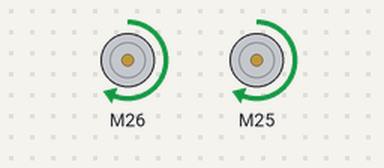
Simulated run of this program. Board: ESP32. Parts: 2 × DC motor (green arrow = forward, orange = backward, longer = faster).

Above: at 0.1 s.
At 2.1 s:
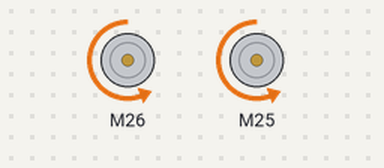
At 3.1 s:
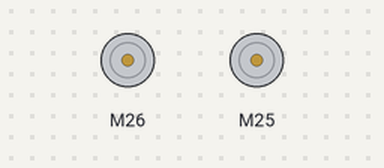
Timing chart, 0 to 4.6 s (numbered marks = the images above):
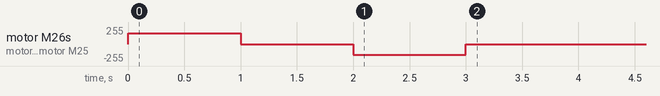

Measured:
- by itself, motor M26, motor M25: stopped → forward 160/255 at 0.00 s, → stopped 1.0 s later, → backward 160/255 1.0 s later, → stopped 1.0 s later

The program:

main.cpp
```cpp
#include <Arduino.h>

/*
 * Serial Bidirectional Motor Control
 *
 * Example of using L293 library to control one or more DC Birirectional Motors via the Serial line
 *
 * Created by Giuseppe Masino, 28 may 2016
 * Author URL http://www.facebook.com/peppe.masino1
 *
 * This work is licensed under the Creative Commons Attribution-ShareAlike 4.0 International License.
 * To view a copy of this license, visit http://creativecommons.org/licenses/by-sa/4.0/. *
 * -----------------------------------------------------------------------------
 *
 * Things that you need:
 * - Arduino\Genuino MEGA2560
 *   (any Arduino\Genuino board can be used, the important is that the L293 pin 1 is connected to a PWM-enabled pin of Arduino)
 *   (on the Arduino MEGA2560 all pins from 2 to 13 are PWM-enabled)
 *   (use of pin 13 is discouraged because it can cause issues when the board resets)
 *
 * - L293
 * - A DC Birirectional Motor (max 5V-4mA)
 *
 * -----------------------------------------------------------------------------
 *
 * The circuit ( standalone version ):
 * - Arduino pin 2 -> L293 pin 1
 * - Arduino pin 3 -> L293 pin 2
 * - Arduino pin 4 -> L293 pin 7
 * - Arduino GND -> L293 pin 4, 5
 * - Arduino 5V -> L293 pin 16, 8
 *
 * - L293 pin 3 -> a terminal of the motor
 * - L293 pin 6 -> the other terminal of the motor
 *
 * The circuit ( twoWire version ):
 * https://github.com/qub1750ul/Arduino_L293/blob/master/extras/L293_twoWire.svg
 *
 */

// by default this example uses the standalone version of the library
// comment out the following row to switch to the twoWire version
#define use_standalone


// import the library in the sketch
#include <L293.h>

// these are constants and won't change
// give a name to the pins that you use
const int speedPinA = 14;		// that is the pin that we use to control the motor's speed
const int forwardPinA = 26;	// this is the pin that we use to tell the motor to go forward
const int reversePinA = 27;	// this is the pin that we use to tell the motor to go reverse
const int speedPinB = 32;
const int forwardPinB = 25;
const int reversePinB = 33;
int Stop = 0;


#ifdef use_standalone

// make a new istance of the L293 library and call it "motor"
// then show what are the pins used to control speed, to tell the motor to go forward and to tell the motor to go reverse
L293 motorA( speedPinA, forwardPinA, reversePinA );
L293 motorB(speedPinB, forwardPinB, reversePinB );

#else

// if you using the twoWire version of the library only one pin is required to tell the direction
// the forwardPin can do the job of the directionPin in this case
L293_twoWire motor( speedPin, forwardPin );

#endif

void setup()
{
	// these istructions will be executed one time

	Serial.begin( 9600 );	//enable serial communication
}

void loop()
{
  if(Stop == 0){
	  motorA.forward( 160 );
    motorB.forward( 160 );
    delay(1000);
    motorA.stop();
    motorB.stop();
    delay(1000);
		motorA.back( 160 );
    motorB.back( 160 );
    delay(1000);
		motorA.stop();
    motorB.stop();
    delay(100);
    Stop = 1;
  }
		// select the proper action

	}
```
